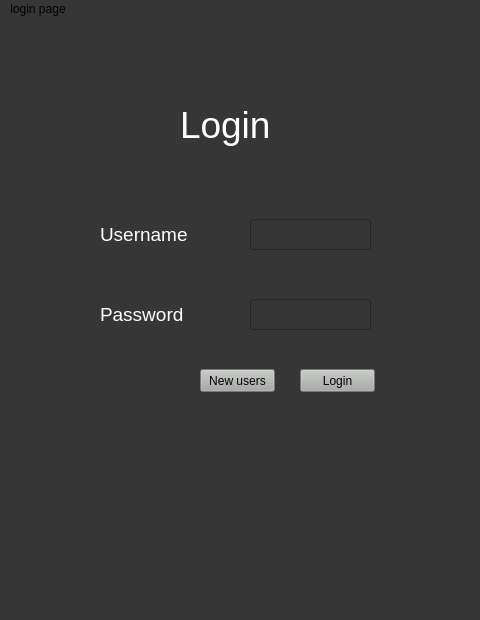
<?xml version="1.0" encoding="UTF-8"?>
<ui version="4.0">
 <class>MainWindow</class>
 <widget class="QMainWindow" name="MainWindow">
  <property name="geometry">
   <rect>
    <x>0</x>
    <y>0</y>
    <width>480</width>
    <height>620</height>
   </rect>
  </property>
  <property name="windowTitle">
   <string>MainWindow</string>
  </property>
  <property name="styleSheet">
   <string notr="true">background-color: rgb(54, 54, 54);</string>
  </property>
  <widget class="QWidget" name="centralwidget">
   <widget class="QLabel" name="usernametext">
    <property name="geometry">
     <rect>
      <x>100</x>
      <y>190</y>
      <width>111</width>
      <height>51</height>
     </rect>
    </property>
    <property name="styleSheet">
     <string notr="true">color: rgb(255, 255, 255);font-size:14pt;</string>
    </property>
    <property name="text">
     <string>Username</string>
    </property>
   </widget>
   <widget class="QLineEdit" name="uname">
    <property name="geometry">
     <rect>
      <x>250</x>
      <y>200</y>
      <width>121</width>
      <height>31</height>
     </rect>
    </property>
   </widget>
   <widget class="QPushButton" name="loginb">
    <property name="geometry">
     <rect>
      <x>300</x>
      <y>350</y>
      <width>75</width>
      <height>23</height>
     </rect>
    </property>
    <property name="styleSheet">
     <string notr="true">background-color: rgb(167, 170, 167);</string>
    </property>
    <property name="text">
     <string>Login</string>
    </property>
   </widget>
   <widget class="QLineEdit" name="passw">
    <property name="geometry">
     <rect>
      <x>250</x>
      <y>280</y>
      <width>121</width>
      <height>31</height>
     </rect>
    </property>
   </widget>
   <widget class="QLabel" name="passwordtext">
    <property name="geometry">
     <rect>
      <x>100</x>
      <y>270</y>
      <width>111</width>
      <height>51</height>
     </rect>
    </property>
    <property name="styleSheet">
     <string notr="true">color: rgb(255, 255, 255);font-size:14pt;</string>
    </property>
    <property name="text">
     <string>Password</string>
    </property>
   </widget>
   <widget class="QLabel" name="logintext">
    <property name="geometry">
     <rect>
      <x>180</x>
      <y>80</y>
      <width>111</width>
      <height>51</height>
     </rect>
    </property>
    <property name="styleSheet">
     <string notr="true">color: rgb(255, 255, 255);font-size:28pt;</string>
    </property>
    <property name="text">
     <string>Login</string>
    </property>
   </widget>
   <widget class="QPushButton" name="createuser">
    <property name="geometry">
     <rect>
      <x>200</x>
      <y>350</y>
      <width>75</width>
      <height>23</height>
     </rect>
    </property>
    <property name="styleSheet">
     <string notr="true">background-color: rgb(167, 170, 167);</string>
    </property>
    <property name="text">
     <string>New users</string>
    </property>
   </widget>
  </widget>
  <widget class="QMenuBar" name="menubar">
   <property name="geometry">
    <rect>
     <x>0</x>
     <y>0</y>
     <width>480</width>
     <height>21</height>
    </rect>
   </property>
   <widget class="QMenu" name="menulogin_page">
    <property name="title">
     <string>login page</string>
    </property>
   </widget>
   <addaction name="menulogin_page"/>
  </widget>
  <widget class="QStatusBar" name="statusbar"/>
 </widget>
 <tabstops>
  <tabstop>uname</tabstop>
  <tabstop>passw</tabstop>
  <tabstop>loginb</tabstop>
 </tabstops>
 <resources/>
 <connections/>
</ui>
